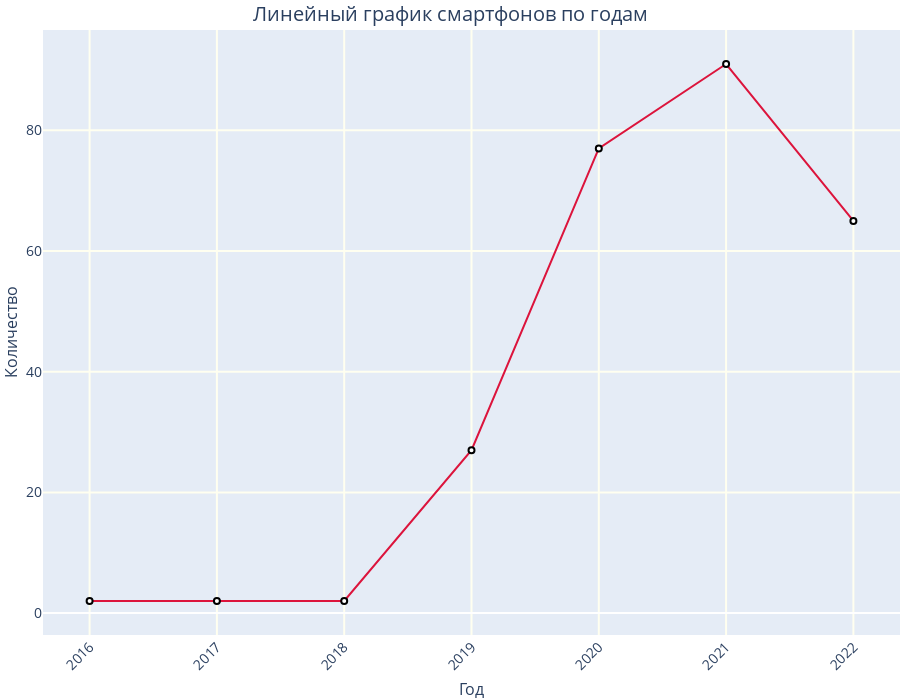

Notebook source saved alongside this figure:
### Markdown cell above
### Задание 5. Построение линейного графика

### Code cell
data['Release_Date'] = data['Release_Date'].apply(lambda x: x.split()[-1]).astype('int')
axis_x=data['Release_Date'].unique()
axis_x.sort()
axis_y = []
for i in axis_x:
    axis_y.append(data.loc[data['Release_Date'] == i, 'Release_Date'].shape[0])
fig = px.line(
    x=axis_x,
    y=axis_y,
    markers=True)
fig.update_traces(
    line_color='crimson',
    marker_color='white',
    marker_line_color='black',
    marker_line_width=2)
fig.update_layout(
    title='Линейный график смартфонов по годам', titlefont_size=20,
    title_x=0.5, title_y=0.99,
    xaxis_title='Год', xaxis_title_font_size=16, xaxis_tickfont_size=14, xaxis_tickangle=315,
    yaxis_title='Количество', yaxis_title_font_size=16, yaxis_tickfont_size=14,
    height=700,
    margin=dict(l=0,r=0,t=30,b=0)
)
fig.update_xaxes(showgrid=True, gridwidth=2, gridcolor='ivory')
fig.update_yaxes(showgrid=True, gridwidth=2, gridcolor='ivory')
fig.show()

### Figure 1 — Plotly figure (JSON) as saved in the notebook; plotly's stock layout.template omitted (floating-point values rounded to 4 significant figures)
{"data": [{"hovertemplate": "x=%{x}<br>y=%{y}<extra></extra>", "legendgroup": "", "line": {"color": "crimson", "dash": "solid"}, "marker": {"symbol": "circle", "line": {"color": "black", "width": 2}, "color": "white"}, "mode": "lines+markers", "name": "", "orientation": "v", "showlegend": false, "x": [2016, 2017, 2018, 2019, 2020, 2021, 2022], "xaxis": "x", "y": [2, 2, 2, 27, 77, 91, 65], "yaxis": "y", "type": "scatter"}], "layout": {"xaxis": {"anchor": "y", "domain": [0.0, 1.0], "title": {"text": "Год", "font": {"size": 16}}, "tickfont": {"size": 14}, "tickangle": -45, "showgrid": true, "gridwidth": 2, "gridcolor": "ivory"}, "yaxis": {"anchor": "x", "domain": [0.0, 1.0], "title": {"text": "Количество", "font": {"size": 16}}, "tickfont": {"size": 14}, "showgrid": true, "gridwidth": 2, "gridcolor": "ivory"}, "legend": {"tracegroupgap": 0}, "margin": {"t": 30, "l": 0, "r": 0, "b": 0}, "title": {"text": "Линейный график смартфонов по годам", "font": {"size": 20}, "x": 0.5, "y": 0.99}, "height": 700}}
